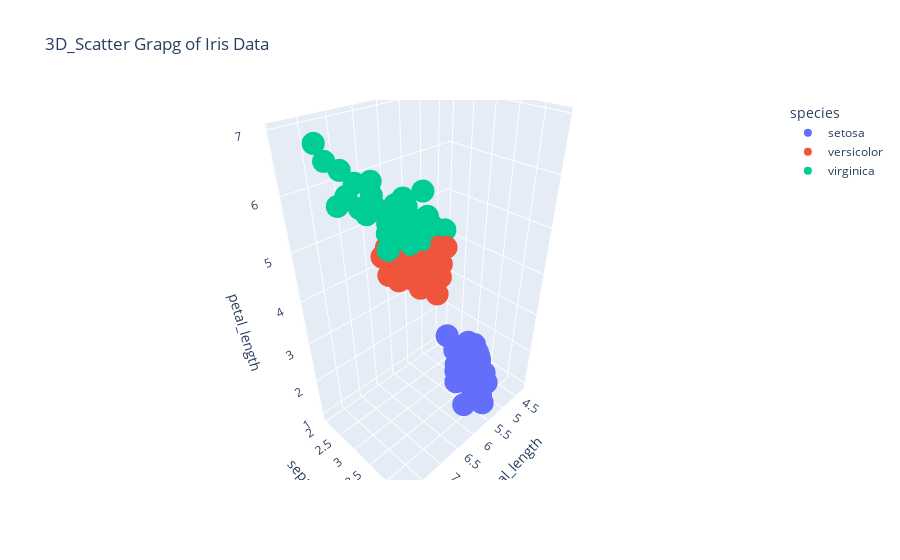

Write notebook code for a chart like this one.
### Code cell
import plotly.express as px

df= px.data.iris()
fig = px.scatter_3d(df,x = 'sepal_length', y = 'sepal_width', z = 'petal_length', color='species', title='3D_Scatter Grapg of Iris Data')
fig.show()

### Figure 1 — Plotly figure (JSON) as saved in the notebook; plotly's stock layout.template omitted (floating-point values rounded to 4 significant figures)
{"data": [{"hovertemplate": "species=setosa<br>sepal_length=%{x}<br>sepal_width=%{y}<br>petal_length=%{z}<extra></extra>", "legendgroup": "setosa", "marker": {"color": "#636efa", "symbol": "circle"}, "mode": "markers", "name": "setosa", "scene": "scene", "showlegend": true, "type": "scatter3d", "x": [5.1, 4.9, 4.7, 4.6, 5, 5.4, 4.6, 5, 4.4, 4.9, 5.4, 4.8, 4.8, 4.3, 5.8, 5.7, 5.4, 5.1, 5.7, 5.1, 5.4, 5.1, 4.6, 5.1, 4.8, 5, 5, 5.2, 5.2, 4.7, 4.8, 5.4, 5.2, 5.5, 4.9, 5, 5.5, 4.9, 4.4, 5.1, 5, 4.5, 4.4, 5, 5.1, 4.8, 5.1, 4.6, 5.3, 5], "y": [3.5, 3, 3.2, 3.1, 3.6, 3.9, 3.4, 3.4, 2.9, 3.1, 3.7, 3.4, 3, 3, 4, 4.4, 3.9, 3.5, 3.8, 3.8, 3.4, 3.7, 3.6, 3.3, 3.4, 3, 3.4, 3.5, 3.4, 3.2, 3.1, 3.4, 4.1, 4.2, 3.1, 3.2, 3.5, 3.1, 3, 3.4, 3.5, 2.3, 3.2, 3.5, 3.8, 3, 3.8, 3.2, 3.7, 3.3], "z": [1.4, 1.4, 1.3, 1.5, 1.4, 1.7, 1.4, 1.5, 1.4, 1.5, 1.5, 1.6, 1.4, 1.1, 1.2, 1.5, 1.3, 1.4, 1.7, 1.5, 1.7, 1.5, 1, 1.7, 1.9, 1.6, 1.6, 1.5, 1.4, 1.6, 1.6, 1.5, 1.5, 1.4, 1.5, 1.2, 1.3, 1.5, 1.3, 1.5, 1.3, 1.3, 1.3, 1.6, 1.9, 1.4, 1.6, 1.4, 1.5, 1.4]}, {"hovertemplate": "species=versicolor<br>sepal_length=%{x}<br>sepal_width=%{y}<br>petal_length=%{z}<extra></extra>", "legendgroup": "versicolor", "marker": {"color": "#EF553B", "symbol": "circle"}, "mode": "markers", "name": "versicolor", "scene": "scene", "showlegend": true, "type": "scatter3d", "x": [7, 6.4, 6.9, 5.5, 6.5, 5.7, 6.3, 4.9, 6.6, 5.2, 5, 5.9, 6, 6.1, 5.6, 6.7, 5.6, 5.8, 6.2, 5.6, 5.9, 6.1, 6.3, 6.1, 6.4, 6.6, 6.8, 6.7, 6, 5.7, 5.5, 5.5, 5.8, 6, 5.4, 6, 6.7, 6.3, 5.6, 5.5, 5.5, 6.1, 5.8, 5, 5.6, 5.7, 5.7, 6.2, 5.1, 5.7], "y": [3.2, 3.2, 3.1, 2.3, 2.8, 2.8, 3.3, 2.4, 2.9, 2.7, 2, 3, 2.2, 2.9, 2.9, 3.1, 3, 2.7, 2.2, 2.5, 3.2, 2.8, 2.5, 2.8, 2.9, 3, 2.8, 3, 2.9, 2.6, 2.4, 2.4, 2.7, 2.7, 3, 3.4, 3.1, 2.3, 3, 2.5, 2.6, 3, 2.6, 2.3, 2.7, 3, 2.9, 2.9, 2.5, 2.8], "z": [4.7, 4.5, 4.9, 4, 4.6, 4.5, 4.7, 3.3, 4.6, 3.9, 3.5, 4.2, 4, 4.7, 3.6, 4.4, 4.5, 4.1, 4.5, 3.9, 4.8, 4, 4.9, 4.7, 4.3, 4.4, 4.8, 5, 4.5, 3.5, 3.8, 3.7, 3.9, 5.1, 4.5, 4.5, 4.7, 4.4, 4.1, 4, 4.4, 4.6, 4, 3.3, 4.2, 4.2, 4.2, 4.3, 3, 4.1]}, {"hovertemplate": "species=virginica<br>sepal_length=%{x}<br>sepal_width=%{y}<br>petal_length=%{z}<extra></extra>", "legendgroup": "virginica", "marker": {"color": "#00cc96", "symbol": "circle"}, "mode": "markers", "name": "virginica", "scene": "scene", "showlegend": true, "type": "scatter3d", "x": [6.3, 5.8, 7.1, 6.3, 6.5, 7.6, 4.9, 7.3, 6.7, 7.2, 6.5, 6.4, 6.8, 5.7, 5.8, 6.4, 6.5, 7.7, 7.7, 6, 6.9, 5.6, 7.7, 6.3, 6.7, 7.2, 6.2, 6.1, 6.4, 7.2, 7.4, 7.9, 6.4, 6.3, 6.1, 7.7, 6.3, 6.4, 6, 6.9, 6.7, 6.9, 5.8, 6.8, 6.7, 6.7, 6.3, 6.5, 6.2, 5.9], "y": [3.3, 2.7, 3, 2.9, 3, 3, 2.5, 2.9, 2.5, 3.6, 3.2, 2.7, 3, 2.5, 2.8, 3.2, 3, 3.8, 2.6, 2.2, 3.2, 2.8, 2.8, 2.7, 3.3, 3.2, 2.8, 3, 2.8, 3, 2.8, 3.8, 2.8, 2.8, 2.6, 3, 3.4, 3.1, 3, 3.1, 3.1, 3.1, 2.7, 3.2, 3.3, 3, 2.5, 3, 3.4, 3], "z": [6, 5.1, 5.9, 5.6, 5.8, 6.6, 4.5, 6.3, 5.8, 6.1, 5.1, 5.3, 5.5, 5, 5.1, 5.3, 5.5, 6.7, 6.9, 5, 5.7, 4.9, 6.7, 4.9, 5.7, 6, 4.8, 4.9, 5.6, 5.8, 6.1, 6.4, 5.6, 5.1, 5.6, 6.1, 5.6, 5.5, 4.8, 5.4, 5.6, 5.1, 5.1, 5.9, 5.7, 5.2, 5, 5.2, 5.4, 5.1]}], "layout": {"legend": {"title": {"text": "species"}, "tracegroupgap": 0}, "scene": {"domain": {"x": [0, 1], "y": [0, 1]}, "xaxis": {"title": {"text": "sepal_length"}}, "yaxis": {"title": {"text": "sepal_width"}}, "zaxis": {"title": {"text": "petal_length"}}}, "title": {"text": "3D_Scatter Grapg of Iris Data"}}}
